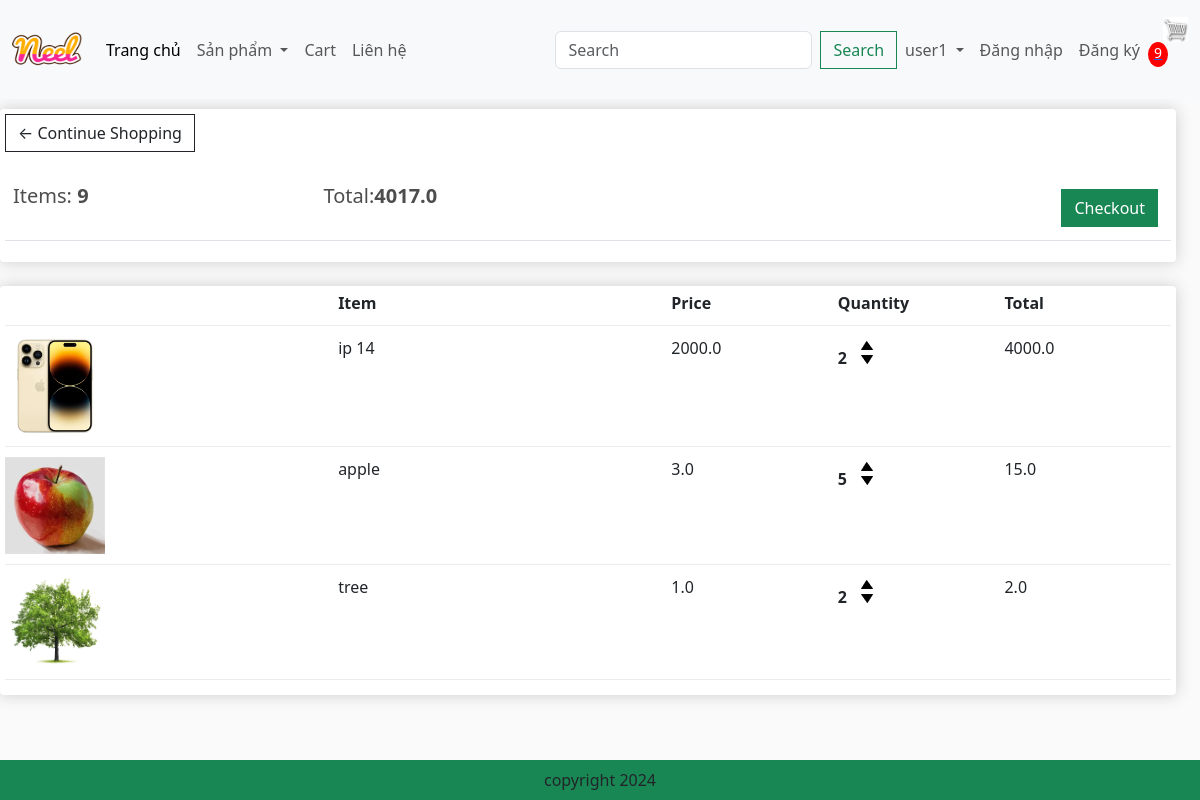
The page /cart/ (signed in) on the database as committed earlier.
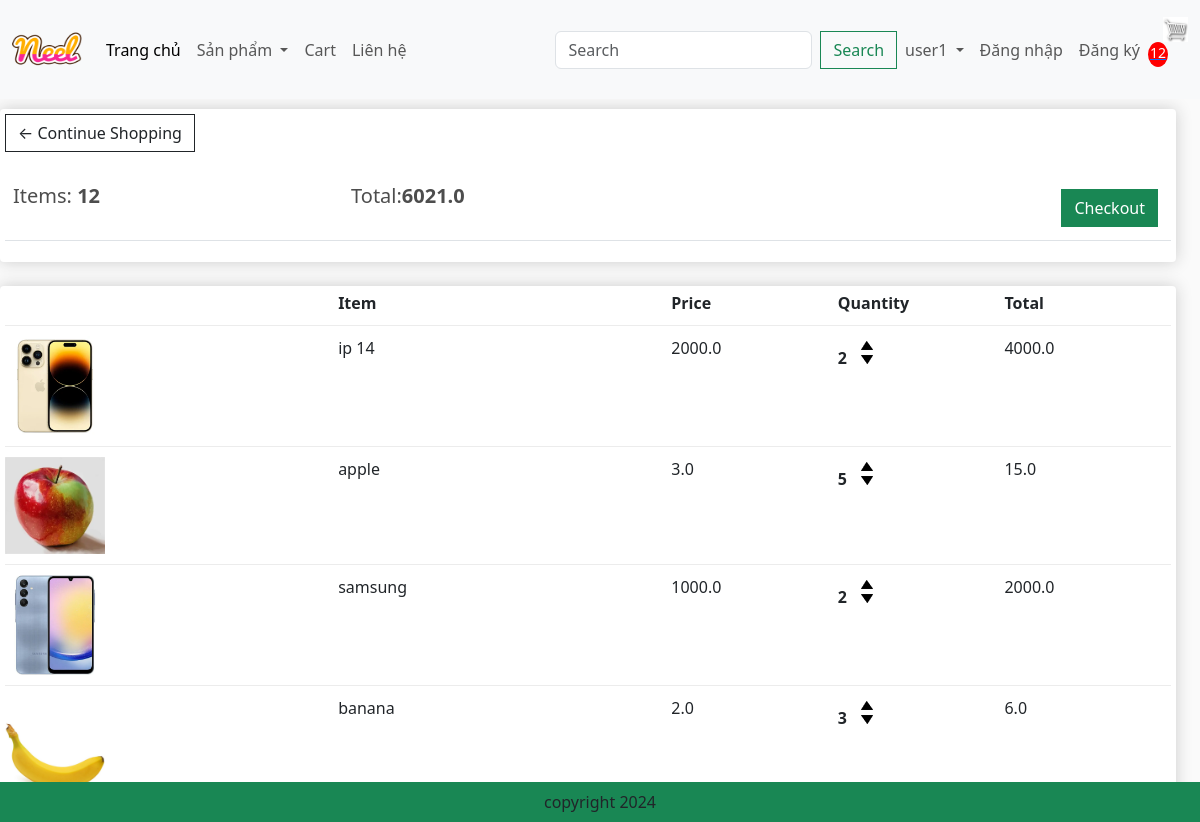
The same page on the database as committed later.
### app/models.py (models this page shows, shortened)
class Order(models.Model):
    customer = models.ForeignKey(Customer, on_delete=models.SET_NULL, blank=True, null=True)
    date_ordered = models.DateTimeField(auto_now_add=True)
    complete = models.BooleanField(default=False, null=True, blank=False)
    transaction_id = models.CharField(max_length=200, null=True)
    @property
    def get_cart_items(self):
        orderitems = self.orderitem_set.all()
        total = sum([item.quantity for item in orderitems])
        return total
    @property
    def get_cart_total(self):
        orderitems = self.orderitem_set.all()
        total = sum([item.get_total for item in orderitems])
        return total

class OrderItem(models.Model):
    product = models.ForeignKey(Product, on_delete=models.SET_NULL, blank=True, null=True)
    order = models.ForeignKey(Order, on_delete=models.SET_NULL, blank=True, null=True)
    quantity = models.IntegerField(default=0, null=True, blank=True)
    date_added = models.DateTimeField(auto_now_add=True)
    @property
    def get_total(self):
        total = self.product.price * self.quantity
        return total
    @property
    def get_item_total(self):
        return self.product.price * self.quantity

class Product(models.Model):
    name = models.CharField(max_length=200, null=True)
    price = models.FloatField()
    digital = models.BooleanField(default=False, null=True, blank=False)
    image = models.ImageField(null=True, blank=True)
    @property
    def ImageURL(self):
        try:
            url = self.image.url
        except:
            url = ''
        return url

### app/views.py (the view)
# urls.py: path('cart/', views.cart, name='cart'),
def cart(request):
    if request.user.is_authenticated:
        customer = request.user.customer
        order, created = Order.objects.get_or_create(customer=customer, complete=False)
        items = order.orderitem_set.all()
        cartItems = order.get_cart_items
    else:
        items = []
        order = {'get_cart_total': 0, 'get_cart_total': 0}
        cartItems = order['get_cart_items']
    context = {'items': items, 'order': order, 'cartItems': cartItems}
    return render(request, 'app/cart.html', context)

### app/templates/app/cart.html
{% extends 'app/base.html' %}
{% load static %}
{% block cart_content %}
<div class="row" style="width: 100%">
	<div class="col-lg-12">
		<div class="box-element">
			<a  class="btn btn-outline-dark" href="{% url 'home' %}">&#x2190; Continue Shopping</a>
			<br>
			<br>
			<table class="table">
				<tr>
					<th><h5>Items: <strong>{{order.get_cart_items}}</strong></h5></th>
					<th><h5>Total:<strong>{{order.get_cart_total}}</strong></h5></th>
					<th>
						<a  style="float:right; margin:5px;" class="btn btn-success" href="{% url 'checkout' %}">Checkout</a>
					</th>
				</tr>
			</table>
		</div>
		<br>
		<div class="box-element">
			<div class="cart-row">
				<div style="flex:2"></div>
				<div style="flex:2"><strong>Item</strong></div>
				<div style="flex:1"><strong>Price</strong></div>
				<div style="flex:1"><strong>Quantity</strong></div>
				<div style="flex:1"><strong>Total</strong></div>
			</div>
			{% for item in items %}
			<div class="cart-row">
				<div style="flex:2"><img class="row-image" src="{{item.product.ImageURL}}"></div>
				<div style="flex:2"><p>{{item.product.name}}</p></div>
				<div style="flex:1"><p>{{item.product.price}}</p></div>
				<div style="flex:1">
					<p class="quantity">{{item.quantity}}</p>
					<div class="quantity">
						<img data-product = {{item.product.id}} data-action = "add" class="chg-quantity update-cart" src="{% static  'app/images/arrow-up.png' %}">
						<img data-product = {{item.product.id}} data-action = "remove" class="chg-quantity update-cart" src="{% static  'app/images/arrow-down.png' %}">
					</div>
				</div>
				<div style="flex:1"><p>{{item.get_item_total}}</p></div>
			</div>
			{% endfor %}
		</div>
	</div>
</div>
{% endblock cart_content %}

### app/templates/app/base.html (shortened to what this page needs)
{% load static %}
<!DOCTYPE html>
<html>
    <head>
        <link href="https://cdn.jsdelivr.net/npm/bootstrap@5.3.8/dist/css/bootstrap.min.css" rel="stylesheet">
        <link href="{% static 'app/css/style.css' %}" rel="stylesheet">
        <link href="{% static 'app/css/owl.carousel.min.css' %}" rel="stylesheet">
        <link href="{% static 'app/css/all.min.css' %}" rel="stylesheet">
        <link href="{% static 'app/css/main.css' %}" rel="stylesheet" type="text/css">
    </head>
    <body>
        <nav class="navbar navbar-expand-lg bg-body-tertiary">
            <div class="container-fluid">
                <a class="navbar-brand" href="{% url 'home' %}">
                    <img src = "{% static 'app/images/Neel.png' %}" width = "70" height = "70" />
                </a>
                <div class="collapse navbar-collapse" id="navbarSupportedContent">
                    <ul class="navbar-nav me-auto mb-2 mb-lg-0">
                        <li class="nav-item">
                            <a class="nav-link active" aria-current="page" href="{% url 'home' %}">Trang chủ</a>
                        </li>
                        <li class="nav-item dropdown">
                            <a class="nav-link dropdown-toggle" href="#" role="button" data-bs-toggle="dropdown" aria-expanded="false">
                                Sản phẩm
                            </a>
                        </li>
                        <li class="nav-item">
                            <a class="nav-link" href="{% url 'cart' %}">Cart</a>
                        </li>
                        <li class="nav-item">
                            <a class="nav-link" href="#">Liên hệ</a>
                        </li>
                    </ul>
                    <form class="d-flex" role="search">
                        <input class="form-control me-2" type="search" placeholder="Search" aria-label="Search"/>
                        <button class="btn btn-outline-success" type="submit">Search</button>
                    </form>
                </div>
                <ul class="navbar-nav me-auto mb-2 mb-lg-0">
                    <li class="nav-item dropdown">
                        <a class="nav-link dropdown-toggle" href="#" role="button" data-bs-toggle="dropdown" aria-expanded="false">
                            user1
                        </a>
                    </li>
                    <li class="nav-item">
                            <a class="nav-link" href="#">Đăng nhập</a>
                    </li>
                    <li class="nav-item">
                            <a class="nav-link" href="#">Đăng ký</a>
                    </li>
                </ul>
                <div class = "form-inline my-2 my-lf-0">
                    <a href="{% url 'cart' %}"><img id = "cart-icon" src = "{% static 'app/images/cart.jpg' %}">
                    <p id = "cart-total">{{ cartItems }}</p>
                    </a>
                </div>
            </div>
        </nav>
        {% block cart_content %}{% endblock %}
        <footer class = "container--fluid bg-success text-center fixed-bottom p-2 mt-5">
            copyright 2024
        </footer>
    </body>
</html>

### app/static/app/css/main.css (style rules this page uses)
body { background-color: hsl(0, 0%, 98%); }
h1,h2,h3,h4,h5,h6 { color:hsl(0, 0%, 30%); }
.box-element { box-shadow:hsl(0, 0%, 80%) 0 0 16px; background-color: #fff; border-radius: 4px; padding: 5px; }
#cart-icon { width:25px; display: inline-block; margin-left: 15px; }
#cart-total { display: block; text-align: center; color:#fff; background-color: red; width: 20px; height: 25px; border-radius: 50%; font-size: 14px; }
.col-lg-3, .col-lg-4, .col-lg-6, .col-lg-8, .col-lg-12 { margin-top: 10px; }
.btn { border-radius: 0; }
.row-image { width: 100px; }
.cart-row { display: flex; align-items: flex-stretch; padding-bottom: 10px; margin-bottom: 10px; border-bottom: 1px solid #ececec; }
.quantity { display: inline-block; font-weight: 700; padding-right:10px; }
.chg-quantity { width: 12px; cursor: pointer; display: block; margin-top: 5px; transition:.1s; }

Rows that differ between the two databases and show on the page:
removed OrderItem: product.ImageURL (picture), product.name "tree", product.price "1.0", quantity "2", get_item_total "2.0"
computed for Order: get_cart_items "9" → "12"; get_cart_total "4017.0" → "6021.0"
added OrderItem: product.ImageURL (picture), product.name "samsung", product.price "1000.0", quantity "2", get_item_total "2000.0"
added OrderItem: product.ImageURL (picture), product.name "banana", product.price "2.0", quantity "3", get_item_total "6.0"
Other text that changed with them:
{{ cartItems }}: "9" → "12"
